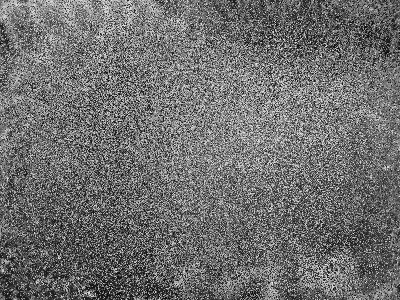
//> input picture computer_vision_cv4_tested/example-dct2/Cactus-120kpixel-s200.ppm, 400 x 300 px
$ ./dmcomp Cactus-120kpixel-s200.ppm   (built with g++ and OpenCV 4)
//> lines starting //> are read from the running program, lines starting //| are printed output that depends on the picture
/*
 *
 *  Example by Sam Siewert for use with PPM images to compress with a
 *  a process similar to MPEG, to provide a simple example.
 *
 *  PART 1: Simple conversion of image to DCT and back with inverse DCT
 *
 *
 *
 *  Based on numerous code snippets from stackoverflow.com
 *
 */
#include <unistd.h>
#include <stdio.h>
#include <stdlib.h>
#include <iostream>

#include <opencv2/core/core.hpp>
#include <opencv2/highgui/highgui.hpp>

using namespace std;
using namespace cv;

unsigned char framebuffer[(240*320)];
unsigned char framebufferdct[(240*320)];
double framebuffer_float[(240*320)];
double framebuffer_floatdct[(240*320)];

int main( int argc, char** argv )
{
    unsigned char val=255;
    // basic image pointer
    Mat testimg(240, 320, CV_8UC1, framebuffer);
    Mat testdct(240, 320, CV_8UC1, framebufferdct);
    Mat testimgf(240, 320, CV_32FC1, framebuffer_float);
    Mat testdctf(240, 320, CV_32FC1, framebuffer_floatdct);
    Point minLoc, maxLoc;
    double minV, maxV;

    testimg=imread(argv[1], CV_LOAD_IMAGE_GRAYSCALE);
//> testimg is the input picture: 300 rows x 400 cols, CV_8UC1; min 6, max 247, mean 110.6

    namedWindow("Display window", CV_WINDOW_AUTOSIZE );
    imshow("Display window", testimg);
    waitKey(0);

    // convert loaded graymap into floating point array
    testimg.convertTo(testimgf, CV_32FC1);

    // Apply DCT to testimgf (floating point) to get testdctf (floating point).
    dct(testimgf, testdctf, 0);
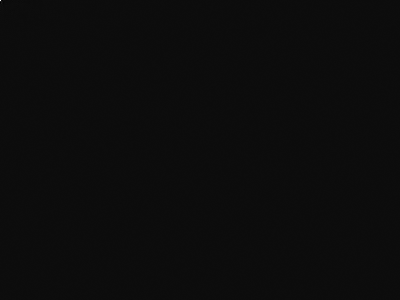
//> testdctf: 300 rows x 400 cols, CV_32FC1; min -2048, max 38300, mean 0.3; drawn with min black and max white

    // Convert it back to a graymap
    testdctf.convertTo(testdct, CV_8UC1);
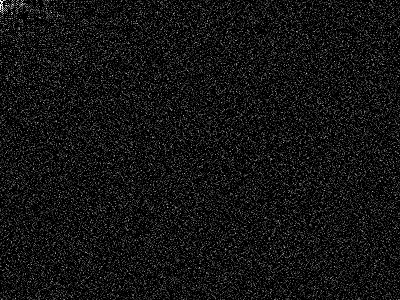
//> testdct: 300 rows x 400 cols, CV_8UC1; min 0, max 255, mean 19.1

    // Example of finding maximum and minimum pixel in test image
    minMaxLoc(testimgf, &minV, &maxV, &minLoc, &maxLoc, noArray());
//> minV = 6; maxV = 247; minLoc = Point(272, 249); maxLoc = Point(110, 76)

    printf("minV=%lf, maxV=%lf\n", minV, maxV);
//| minV=6.000000, maxV=247.000000
    printf("minX=%d, minY=%d\n", minLoc.x, minLoc.y);
//| minX=272, minY=249
    printf("maxX=%d, maxY=%d\n", maxLoc.x, maxLoc.y);
//| maxX=110, maxY=76

    // Wait for a keystroke in the window
    imshow("Display window", testdct);
    waitKey(0);

    return 0;
};

$ run again, on computer_vision_cv4_tested/example-dct2/wood_texture.ppm
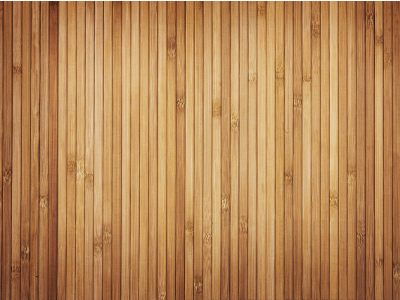
//> input picture computer_vision_cv4_tested/example-dct2/wood_texture.ppm, 400 x 300 px
//> `testimg=imread(argv[1], CV_LOAD_IMAGE_GRAYSCALE);`:
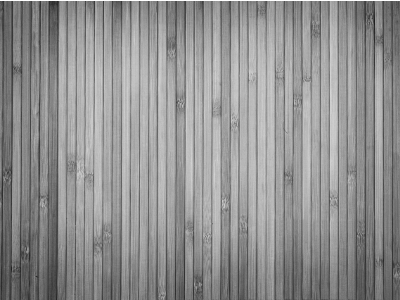
//> testimg: 300 rows x 400 cols, CV_8UC1; min 28, max 255, mean 144.5
//> `testdctf.convertTo(testdct, CV_8UC1);`:
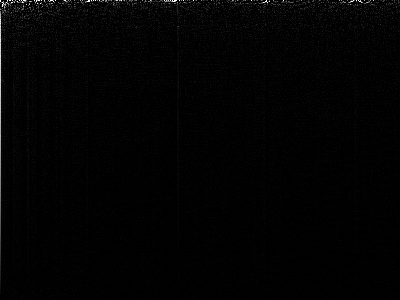
//> testdct: 300 rows x 400 cols, CV_8UC1; min 0, max 255, mean 2.8
//> minV = 28; maxV = 255; minLoc = Point(374, 23); maxLoc = Point(0, 0)
//| minV=28.000000, maxV=255.000000
//| minX=374, minY=23
//| maxX=0, maxY=0

$ run again, on computer_vision_cv4_tested/example-dct2/hotspot.pgm
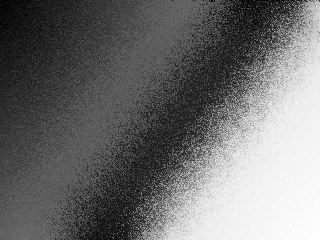
//> input picture computer_vision_cv4_tested/example-dct2/hotspot.pgm, 320 x 240 px
//> testimg is the input picture: 240 rows x 320 cols, CV_8UC1; min 0, max 254, mean 110.5
//> `testdctf.convertTo(testdct, CV_8UC1);`:
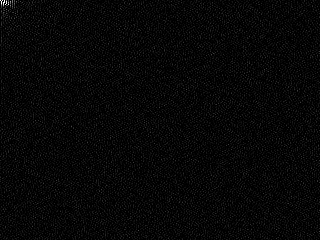
//> testdct: 240 rows x 320 cols, CV_8UC1; min 0, max 255, mean 6.8
//> minV = 0; maxV = 254; minLoc = Point(230, 0); maxLoc = Point(317, 198)
//| minV=0.000000, maxV=254.000000
//| minX=230, minY=0
//| maxX=317, maxY=198
